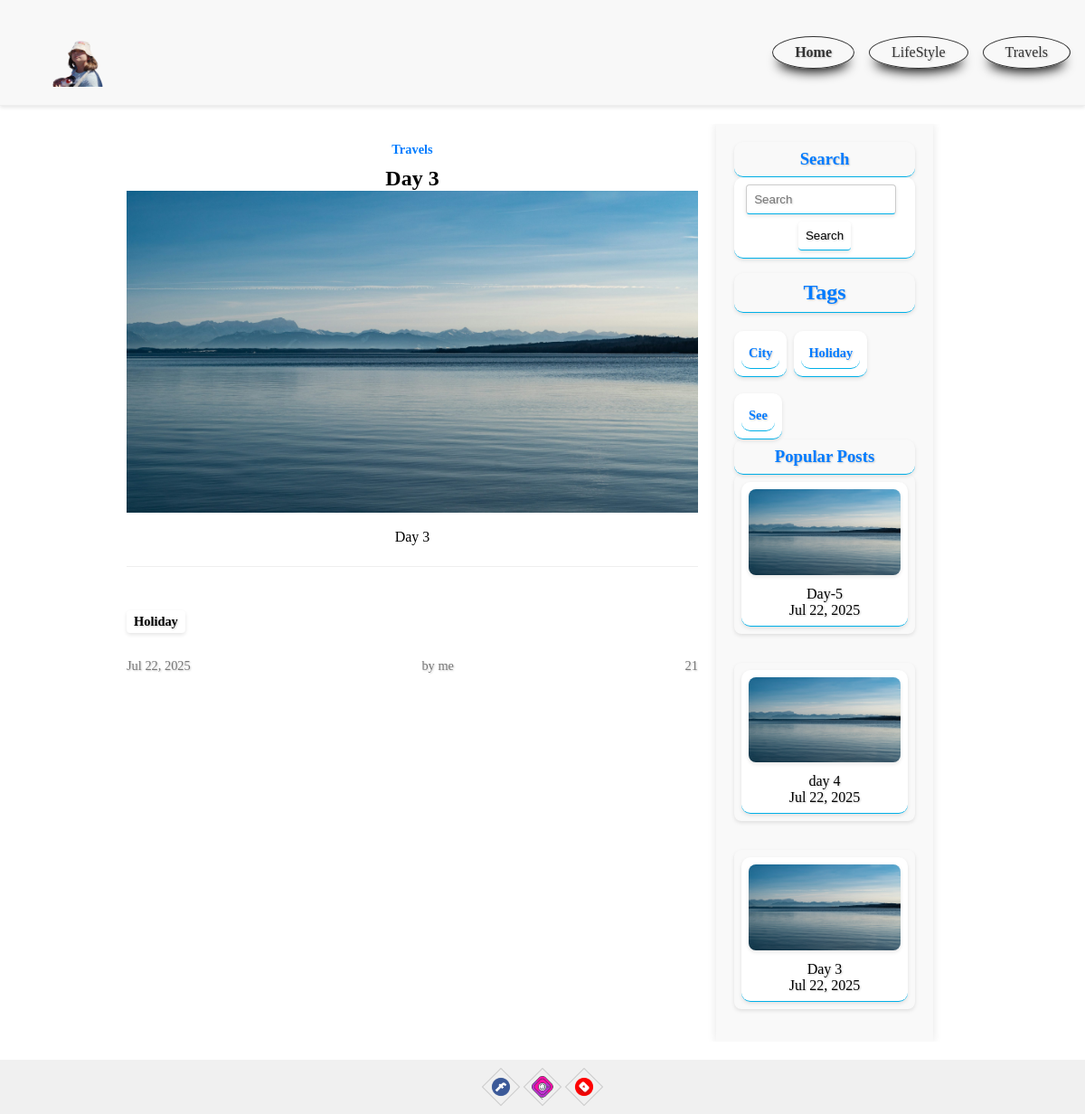
Screenshot of /post/day-3 with the database file from the repository.
### blog/models.py (models this page shows, shortened)
class Category(models.Model):
    title = models.CharField(max_length=150)
    slug = models.SlugField(max_length=150, unique=True, verbose_name="URL")
    class Meta:
        ordering = ["title"]
        verbose_name = "Category"
        verbose_name_plural = "Categories"

class Post(models.Model):
    title = models.CharField(max_length=150)
    slug = models.SlugField(max_length=150, unique=True, verbose_name="URL")
    author = models.CharField(max_length=50)
    content = models.TextField(blank=True)
    created_at = models.DateTimeField(auto_now_add=True)
    photo = models.ImageField(upload_to="photos/%Y/%m/%d/", blank=True)
    views = models.IntegerField(default=0)
    category = models.ForeignKey(Category, on_delete=models.PROTECT, related_name="posts")
    tags = models.ManyToManyField(Tag, blank=True, related_name="posts")
    def get_absolute_url(self):
        return reverse("post", kwargs={"slug": self.slug})
    class Meta:
        ordering = ["-created_at"]
        verbose_name = "Post"
        verbose_name_plural = "Posts"

class Tag(models.Model):
    title = models.CharField(max_length=150)
    slug = models.SlugField(max_length=150, unique=True, verbose_name="URL")
    def get_absolute_url(self):
        return reverse("tag", kwargs={"slug": self.slug})
    class Meta:
        ordering = ["title"]
        verbose_name = "Tag"
        verbose_name_plural = "Tags"

### blog/views.py (the view)
# urls.py: path('post/<str:slug>', GetPost.as_view(), name='post'),
class GetPost(DetailView):
    model = Post
    template_name = 'blog/single.html'
    context_object_name = 'post'
    def get_context_data(self, **kwargs):
        context = super().get_context_data(**kwargs)
        self.object.views = F('views') + 1
        self.object.save()
        self.object.refresh_from_db()
        return context

### blog/templatetags/menu.py (called while the page is built)
@register.inclusion_tag('blog/menu_tpl.html')
def show_menu(menu_class='menu'):
    categories = Category.objects.all()
    return {'categories': categories, 'menu_class': menu_class}

### blog/templatetags/sidebar.py (called while the page is built)
@register.inclusion_tag('blog/popular_posts_tpl.html')
def get_popular_posts(limit=3):
    posts = Post.objects.all().order_by('-views')[:limit]
    return {'posts': posts}

@register.inclusion_tag('blog/tags_tpl.html')
def show_tags():
    tags = Tag.objects.all()
    return {'tags': tags}

### blog/templates/blog/single.html (shortened to what this page needs)
{% extends 'base.html' %}
{% load static %}
{% load sidebar %}
{% block content %}
<div class="container">
    <div class="main-content">
        <div class="blog-post">
            <div class="blog-post__category">
                <a href="{% url 'categories' post.category.slug %}">{{ post.category.title }}</a>
            </div>
            <h2>{{ post.title }}</h2>
            <div class="blog-post__img">
                <img src="{{ post.photo.url }}" alt="foto">
            </div>
            <p>{{ post.content }}</p>
        </div>
        <br>
        {% if post.tags.all %}
        <ul class="blog-post__tags">
            {% for tag in post.tags.all %}
            <li><a href="{{ tag.get_absolute_url }}">{{ tag.title }}</a></li>
            {% endfor %}
        </ul>
        {% endif %}
        <br>
        <div class="blog-post__meta">
        <span class="blog-post__date">
            {{ post.created_at|date:"M d, Y" }}
        </span>
            <br>
            <span class="blog-post__author">
            {{ post.author }}
        </span>
            <br>
            <span class="blog-post__views">
            {{ post.views }}
        </span>
        </div>
    </div>
    <div class="sidebar">
        {% include 'search.html' %}
        {% show_tags %}
        {% get_popular_posts %}
    </div>
</div>
{% endblock content %}

### blog/templates/blog/menu_tpl.html
<div class="{{ menu_class }}">
    <ul class="navbar-links">
        <li><a href="{% url 'home' %}" aria-current="page">Home</a></li>
        {% for category in categories %}
        <li><a href="{% url 'categories' category.slug %}">{{ category.title }}</a></li>
        {% endfor %}
    </ul>
</div>

### blog/templates/blog/tags_tpl.html
<div class="blog-post__title">
    <h2>Tags</h2>
</div>
<div class="blog-post__tags">
    {% for tag in tags %}
    <p><a href="{{ tag.get_absolute_url }}">{{ tag.title }}</a></p>
    {% endfor %}
</div>

### blog/templates/blog/popular_posts_tpl.html
<div class="popular-posts__title">
    <h3>Popular Posts</h3>
</div>
<ul class="popular-posts">
    {% for post in posts %}
    {% if post.photo %}
    <li>
        <a href="{{ post.get_absolute_url }}">
            <img src="{{ post.photo.url }}" alt="foto">
            {% endif %}
            <p >{{ post.title }}</p>
            <p>{{ post.created_at|date:"M d, Y" }}</p>
        </a>
    </li>
    {% endfor %}
</ul>

### rows the page displays
Category: title "LifeStyle"
Category: title "Travels"
Post: category "Travels", title "Day 3", photo (picture), content "Day 3", created_at "Jul 22, 2025", author "by me", views "21"
Tag: title "Holiday"
Tag: title "City"
Tag: title "See"
Post: photo (picture), title "Day-5", created_at "Jul 22, 2025"
Post: photo (picture), title "day 4", created_at "Jul 22, 2025"
